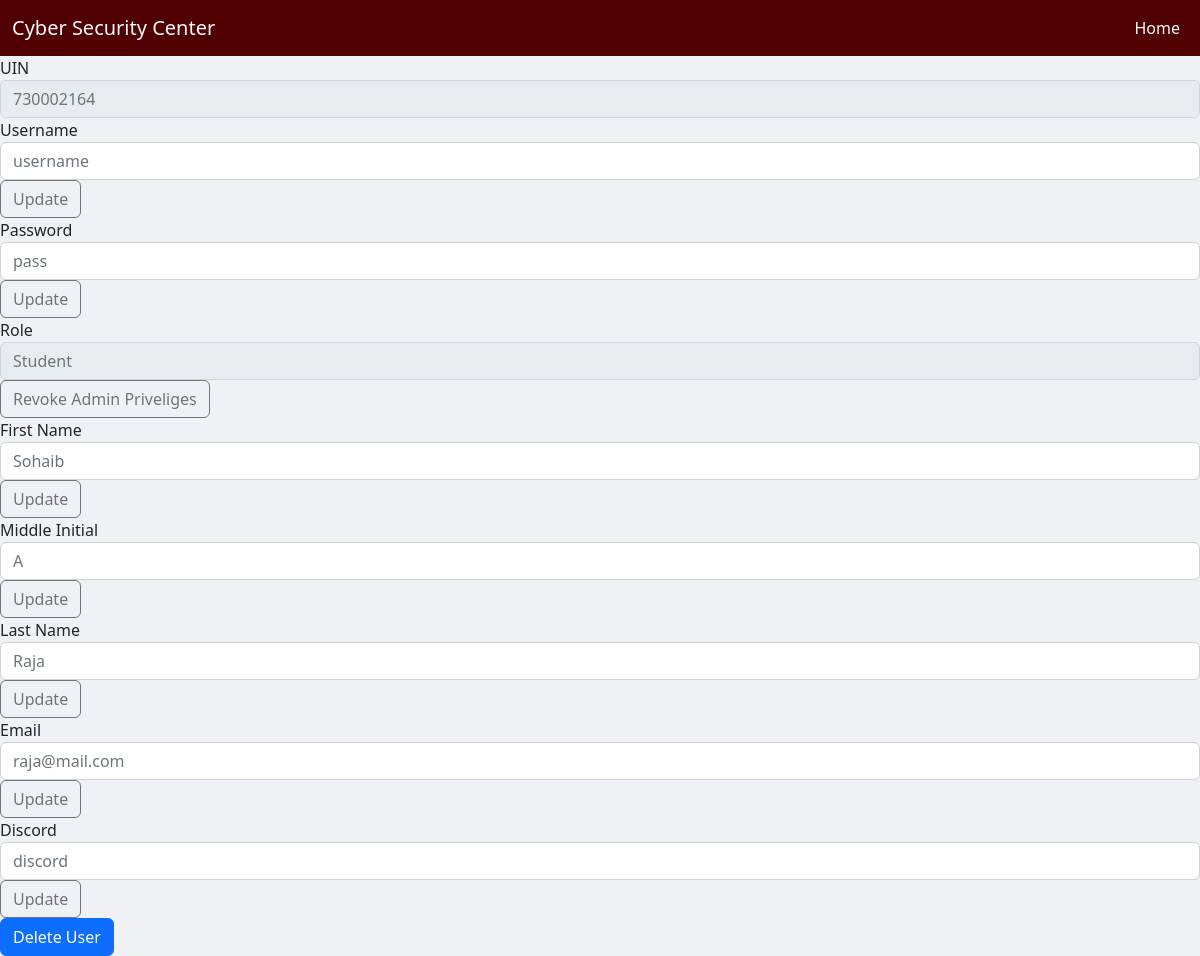
/admin_profile.php (signed in), run on the app's committed database.
### tables this page shows
CREATE TABLE `users` (
  `UIN` int NOT NULL,
  `First_Name` varchar(45) DEFAULT NULL,
  `M_Initial` char(1) DEFAULT NULL,
  `Last_Name` varchar(45) DEFAULT NULL,
  `Username` varchar(45) DEFAULT NULL,
  `Password` varchar(45) DEFAULT NULL,
  `User_Type` varchar(45) DEFAULT NULL,
  `Email` varchar(45) DEFAULT NULL,
  `Discord_Name` varchar(45) DEFAULT NULL,
  PRIMARY KEY (`UIN`)
);

### admin_profile.php (the view, shortened to what this page needs)
<!DOCTYPE html>
<html lang="en">
<head>
    <link href="https://cdn.jsdelivr.net/npm/bootstrap@5.2.3/dist/css/bootstrap.min.css" rel="stylesheet">
</head>
<body style="background-color: rgb(240, 241, 245);">
    <?php
        include 'navbar.php';
        $UIN = $_SESSION['UIN'];
        $profileQuery = "SELECT * FROM users WHERE UIN='$UIN'";
        $profileResult = mysqli_query($_SESSION['sql'], $profileQuery);
        if (mysqli_num_rows($profileResult) == 0) {
            echo "Incorrect username or password";
        }
        else if (mysqli_num_rows($profileResult) == 1){
            $profileRow = mysqli_fetch_assoc($profileResult);
            $username = $profileRow['Username'];
            $password = $profileRow['Password'];
            $role = $profileRow['User_Type'];
            $UIN = $profileRow['UIN'];
            $fname = $profileRow['First_Name'];
            $middle_initial = $profileRow['M_Initial'];
            $lname = $profileRow['Last_Name'];
            $email = $profileRow['Email'];
            $discord = $profileRow['Discord_Name'];
        }
        else {
            echo "duplicate user detected";
        }
    ?>
    <form method='post'>
        <div class="form-group">
            <label>UIN</label>
            <input type="text" class="form-control" placeholder="<?php echo $UIN; ?>" name="UIN_field" disabled>
        </div>
        <div class="form-group">
            <label>Username</label>
            <input type="text" class="form-control" name="username_input" placeholder="<?php echo $username; ?>" aria-label="Recipient's username" aria-describedby="button-addon2">
            <button class="btn btn-outline-secondary" type="submit" name="username_button">Update</button>
        </div>
        <div class="form-group">
            <label>Password</label>
            <input type="text" class="form-control" name="password_input" placeholder="<?php echo $password; ?>" aria-label="Recipient's username" aria-describedby="button-addon2">
            <button class="btn btn-outline-secondary" type="submit" name="password_button">Update</button>
        </div>
        <div class="form-group">
            <label>Role</label>
            <input type="text" class="form-control" placeholder="<?php echo $role; ?>" name="role_field" disabled>
            <button class="btn btn-outline-secondary" type="submit" name="demote_button">Revoke Admin Priveliges</button>
        </div>
        <div class="form-group">
            <label>First Name</label>
            <input type="text" class="form-control" name="fname_input" placeholder="<?php echo $fname; ?>" aria-label="Recipient's username" aria-describedby="button-addon2">
            <button class="btn btn-outline-secondary" type="submit" name="fname_button">Update</button>
        </div>
        <div class="form-group">
            <label>Middle Initial</label>
            <input type="text" class="form-control" name="middle_input" placeholder="<?php echo $middle_initial; ?>" aria-label="Recipient's username" aria-describedby="button-addon2">
            <button class="btn btn-outline-secondary" type="submit" name="middle_button">Update</button>
        </div>
        <div class="form-group">
            <label>Last Name</label>
            <input type="text" class="form-control" name="lname_input" placeholder="<?php echo $lname; ?>" aria-label="Recipient's username" aria-describedby="button-addon2">
            <button class="btn btn-outline-secondary" type="submit" name="lname_button">Update</button>
        </div>
        <div class="form-group">
            <label>Email</label>
            <input type="email" class="form-control" name="email_input" placeholder="<?php echo $email; ?>" aria-label="Recipient's username" aria-describedby="button-addon2">
            <button class="btn btn-outline-secondary" type="submit" name="email_button">Update</button>
        </div>
        <div class="form-group">
            <label>Discord</label>
            <input type="text" class="form-control" name="discord_input" placeholder="<?php echo $discord; ?>" aria-label="Recipient's username" aria-describedby="button-addon2">
            <button class="btn btn-outline-secondary" type="submit" name="discord_button">Update</button>
        </div>
        <button type="submit" class="btn btn-primary" name="delete_button">Delete User</button>
    </form>
</body>
</html>

### data on the page
users: UIN_field "730002164", username_input "username", password_input "pass", role_field "Student", fname_input "Sohaib", middle_input "A", lname_input "Raja", email_input "raja@mail.com", discord_input "discord"
